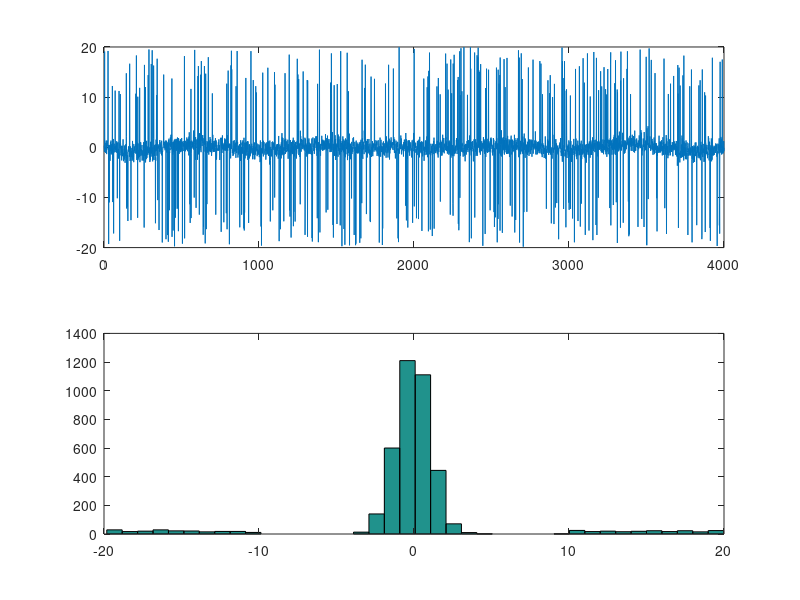

Source code (MATLAB):
% Denoise the signal code challenge
load denoising_codeChallenge.mat

figure(1),clf;
subplot(2,1,1);
plot(origSignal);
subplot(2,1,2);
hist(origSignal,40);

% Step 1 apply median filter for values above 5 (as visually noted in histogram above)
